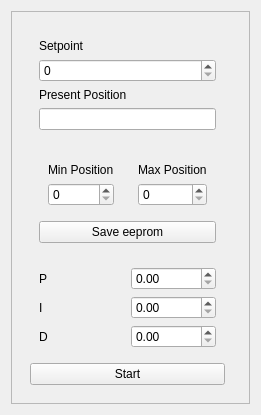
             <widget class="QWidget" name="position_tab">
              <property name="cursor">
               <cursorShape>ArrowCursor</cursorShape>
              </property>
              <attribute name="title">
               <string>Position</string>
              </attribute>
              <layout class="QHBoxLayout" name="horizontalLayout_8">
               <item>
                <widget class="QFrame" name="frame">
                 <property name="styleSheet">
                  <string notr="true">
</string>
                 </property>
                 <property name="frameShape">
                  <enum>QFrame::StyledPanel</enum>
                 </property>
                 <property name="frameShadow">
                  <enum>QFrame::Raised</enum>
                 </property>
                 <layout class="QHBoxLayout" name="horizontalLayout_14">
                  <item>
                   <widget class="QWidget" name="position_left_widget" native="true">
                    <property name="maximumSize">
                     <size>
                      <width>300</width>
                      <height>16777215</height>
                     </size>
                    </property>
                    <layout class="QVBoxLayout" name="verticalLayout_16">
                     <item>
                      <widget class="QWidget" name="position_top_left_widget" native="true">
                       <layout class="QVBoxLayout" name="verticalLayout_13">
                        <item>
                         <widget class="QLabel" name="position_setpoint_label">
                          <property name="text">
                           <string>Setpoint</string>
                          </property>
                         </widget>
                        </item>
                        <item>
                         <widget class="QSpinBox" name="position_setpoint_Spinbox">
                          <property name="maximum">
                           <number>10000</number>
                          </property>
                         </widget>
                        </item>
                        <item>
                         <widget class="QLabel" name="position_presentposition_label">
                          <property name="text">
                           <string>Present Position</string>
                          </property>
                         </widget>
                        </item>
                        <item>
                         <widget class="QLineEdit" name="position_lineEdit"/>
                        </item>
                       </layout>
                      </widget>
                     </item>
                     <item>
                      <widget class="QWidget" name="widget" native="true">
                       <layout class="QVBoxLayout" name="verticalLayout_19">
                        <item>
                         <layout class="QHBoxLayout" name="horizontalLayout_16">
                          <item>
                           <widget class="QWidget" name="position_minposition_widget" native="true">
                            <layout class="QVBoxLayout" name="verticalLayout_9">
                             <item>
                              <widget class="QLabel" name="position_minposition_label">
                               <property name="text">
                                <string>Min Position</string>
                               </property>
                              </widget>
                             </item>
                             <item>
                              <widget class="QSpinBox" name="position_minposition_spinBox"/>
                             </item>
                            </layout>
                           </widget>
                          </item>
                          <item>
                           <widget class="QWidget" name="position_maxposition_widget" native="true">
                            <layout class="QVBoxLayout" name="verticalLayout_12">
                             <item>
                              <widget class="QLabel" name="position_maxposition_label">
                               <property name="text">
                                <string>Max Position</string>
                               </property>
                              </widget>
                             </item>
                             <item>
                              <widget class="QSpinBox" name="position_maxposition_spinbox"/>
                             </item>
                            </layout>
                           </widget>
                          </item>
                         </layout>
                        </item>
                        <item>
                         <widget class="QPushButton" name="pushButton_position_save">
                          <property name="text">
                           <string>Save eeprom</string>
                          </property>
                         </widget>
                        </item>
                       </layout>
                      </widget>
                     </item>
                     <item>
                      <widget class="QWidget" name="position_pid_widget" native="true">
                       <layout class="QGridLayout" name="gridLayout_7">
                        <item row="0" column="0">
                         <widget class="QLabel" name="position_P_label">
                          <property name="text">
                           <string>P</string>
                          </property>
                         </widget>
                        </item>
                        <item row="1" column="1">
                         <widget class="QDoubleSpinBox" name="position_I_doubleSpinBox"/>
                        </item>
                        <item row="0" column="1">
                         <widget class="QDoubleSpinBox" name="position_P_doubleSpinBox"/>
                        </item>
                        <item row="1" column="0">
                         <widget class="QLabel" name="position_I_label">
                          <property name="text">
                           <string>I</string>
                          </property>
                         </widget>
                        </item>
                        <item row="2" column="0">
                         <widget class="QLabel" name="position_D_label">
                          <property name="text">
                           <string>D</string>
                          </property>
                         </widget>
                        </item>
                        <item row="2" column="1">
                         <widget class="QDoubleSpinBox" name="position_D_doubleSpinBox"/>
                        </item>
                       </layout>
                      </widget>
                     </item>
                     <item>
                      <widget class="QPushButton" name="pushButton_3">
                       <property name="maximumSize">
                        <size>
                         <width>16777215</width>
                         <height>16777215</height>
                        </size>
                       </property>
                       <property name="text">
                        <string>Start</string>
                       </property>
                      </widget>
                     </item>
                    </layout>
                   </widget>
                  </item>
                  <item>
                   <widget class="QFrame" name="frame_2">
                    <property name="frameShape">
                     <enum>QFrame::StyledPanel</enum>
                    </property>
                    <property name="frameShadow">
                     <enum>QFrame::Raised</enum>
                    </property>
                   </widget>
                  </item>
                 </layout>
                </widget>
               </item>
              </layout>
             </widget>
